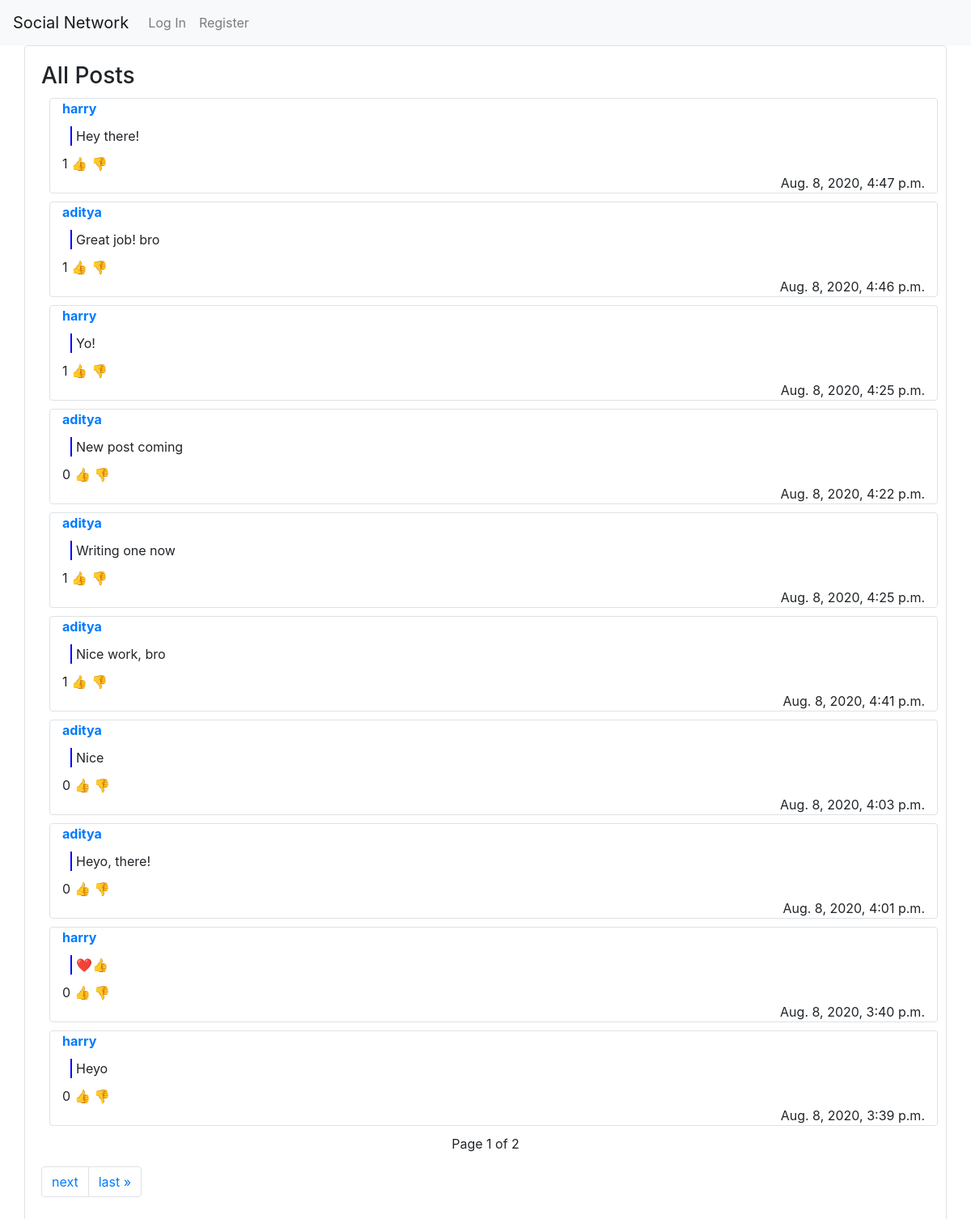
The page / on the database its author committed.
### network/models.py (models this page shows, shortened)
class Post(models.Model):
    content = models.CharField(max_length=500)
    pub_time = models.DateTimeField(auto_now=True)
    likes = models.IntegerField(default=0)
    publisher = models.ForeignKey(User, on_delete=models.CASCADE, related_name="posts")

class User(AbstractUser):
    pass

### network/views.py (the view)
# urls.py: path("", views.index, name="index"),
def index(request):
    posts = Post.objects.all()
    posts = list(reversed(posts))
    paginator = Paginator(posts, 10)
    posts = paginator.get_page(1)
    context = {"posts": posts}
    return render(request, "network/index.html", context=context)

### network/templates/network/index.html (shortened to what this page needs)
{% extends "network/layout.html" %} {% load static %} {% block import %}
<link href="{% static 'network/index.css' %}" rel="stylesheet">
{% endblock %} {% block body %}
<div class="container border rounded" id="all-posts">
    <h3>All Posts</h3>
    <div>
        {% for post in posts %}
        <div class="container border rounded post" style="margin: 10px;">
            <a href="{% url 'profile' post.publisher.username %}"><b>{{ post.publisher.username }}</b></a><br>
            <div class="text-content">
                <p class="post-content" id="{{ post.pk }}">{{ post.content }}</p>
            </div>
            <p style="margin: 0px;"><span class="number-of-likes">{{ post.likes }}</span> <a href="#" class="like">👍</a> <a href="#">👎</a> </p>
            <p style="text-align: right; margin: 0px;">{{ post.pub_time }}</p>
        </div>
        {% empty %}
        <h6 style="text-align: center;">No posts</h6>
        {% endfor %}
    </div>
    {% if posts is not None %}
    <div class="current">
        <p style="text-align: center;">Page {{ posts.number }} of {{ posts.paginator.num_pages }}</p>
    </div>
    <div>
        <nav aria-label="Page navigation">
            <ul class="pagination">
                 {% if posts.has_next %}
                <li class="page-item"><a class="page-link" href="{% url 'listing' posts.next_page_number %}">next</a></li>
                <li class="page-item"><a class="page-link" href="{% url 'listing' posts.paginator.num_pages %}">last &raquo;</a></li>
                {% endif %}
            </ul>
        </nav>
    </div>
    {% endif %}
</div>
{% endblock %}

### network/static/network/index.css (style rules this page uses)
#all-posts { padding: 20px; margin-bottom: 20px; }
.post-content { margin: 10px; border-left: 2px solid blue; padding-left: 5px; }

### rows shown on the page
Post: publisher.username "harry", content "Hey there!", likes "1", pub_time "Aug. 8, 2020, 4:47 p.m."
Post: publisher.username "aditya", content "Great job! bro", likes "1", pub_time "Aug. 8, 2020, 4:46 p.m."
Post: publisher.username "harry", content "Yo!", likes "1", pub_time "Aug. 8, 2020, 4:25 p.m."
Post: publisher.username "aditya", content "New post coming", likes "0", pub_time "Aug. 8, 2020, 4:22 p.m."
Post: publisher.username "aditya", content "Writing one now", likes "1", pub_time "Aug. 8, 2020, 4:25 p.m."
Post: publisher.username "aditya", content "Nice work, bro", likes "1", pub_time "Aug. 8, 2020, 4:41 p.m."
Post: publisher.username "aditya", content "Nice", likes "0", pub_time "Aug. 8, 2020, 4:03 p.m."
Post: publisher.username "aditya", content "Heyo, there!", likes "0", pub_time "Aug. 8, 2020, 4:01 p.m."
Post: publisher.username "harry", content "❤️👍", likes "0", pub_time "Aug. 8, 2020, 3:40 p.m."
Post: publisher.username "harry", content "Heyo", likes "0", pub_time "Aug. 8, 2020, 3:39 p.m."

### other values the page prints
{{ posts.number }} "1"
{{ posts.paginator.num_pages }} "2"
